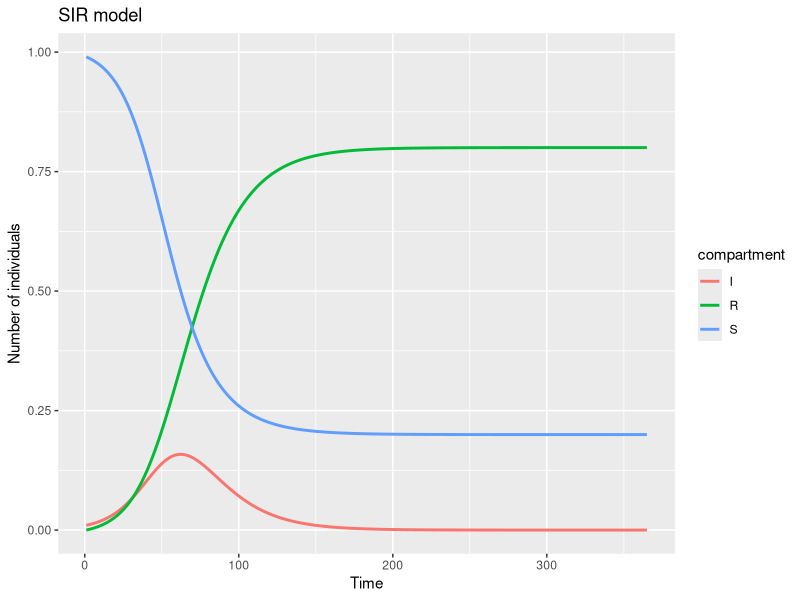
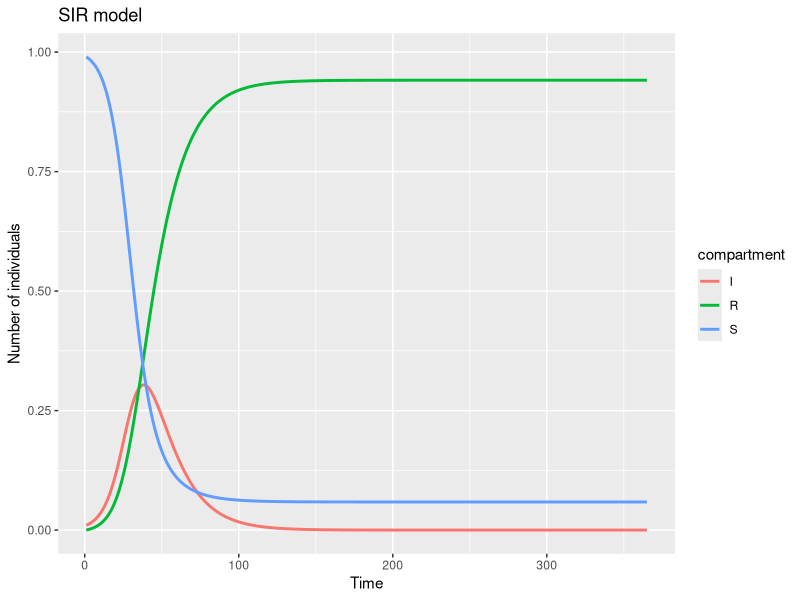
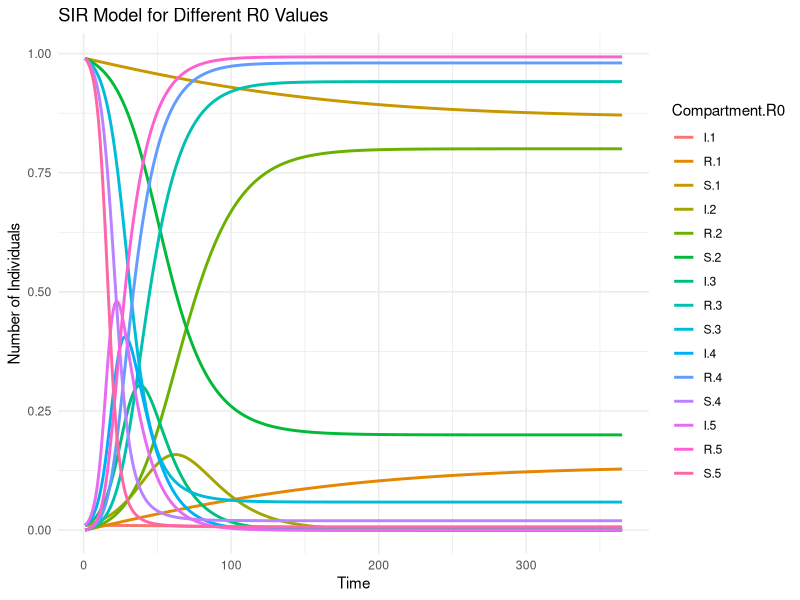
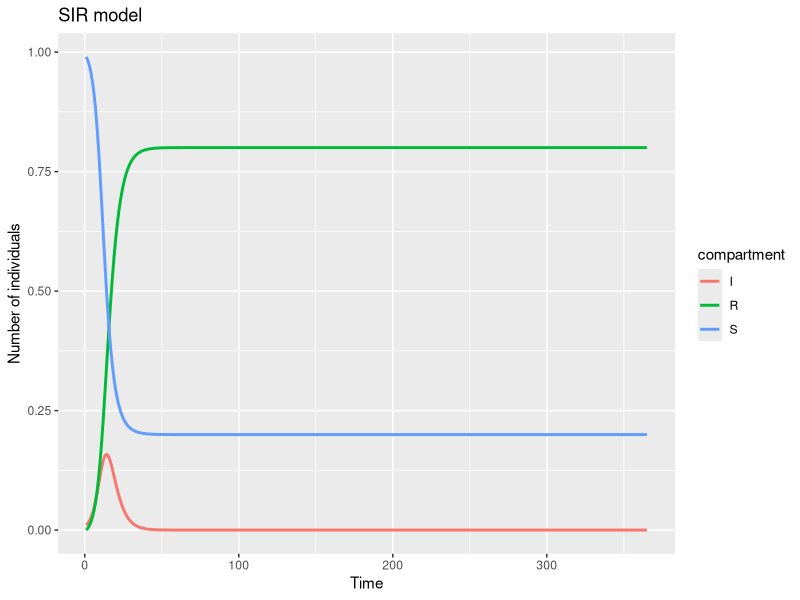
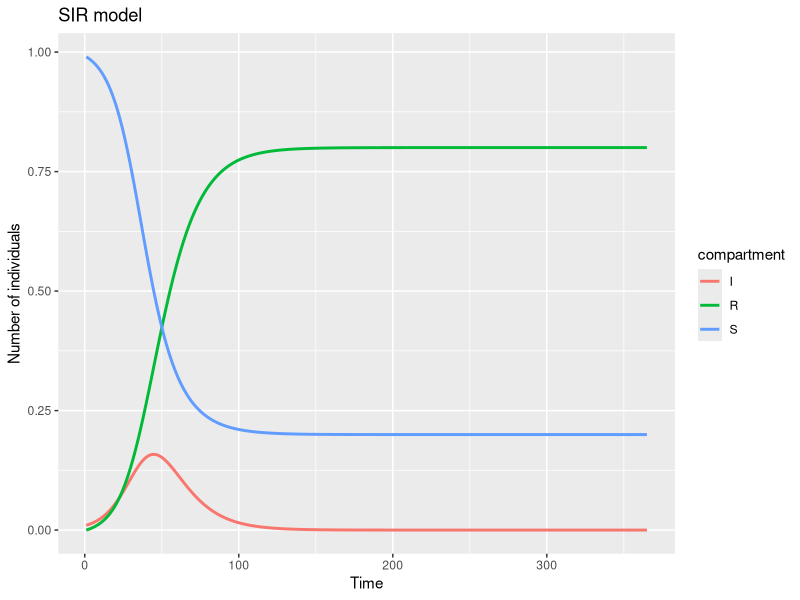
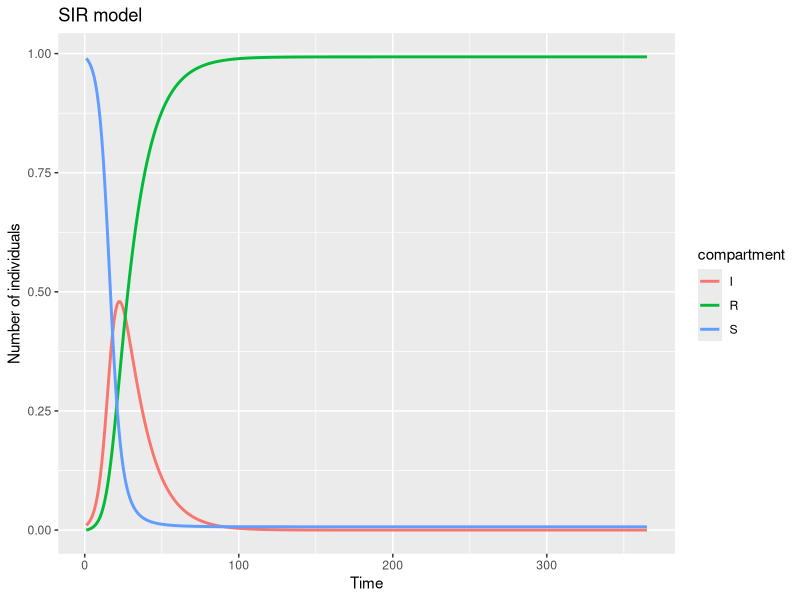
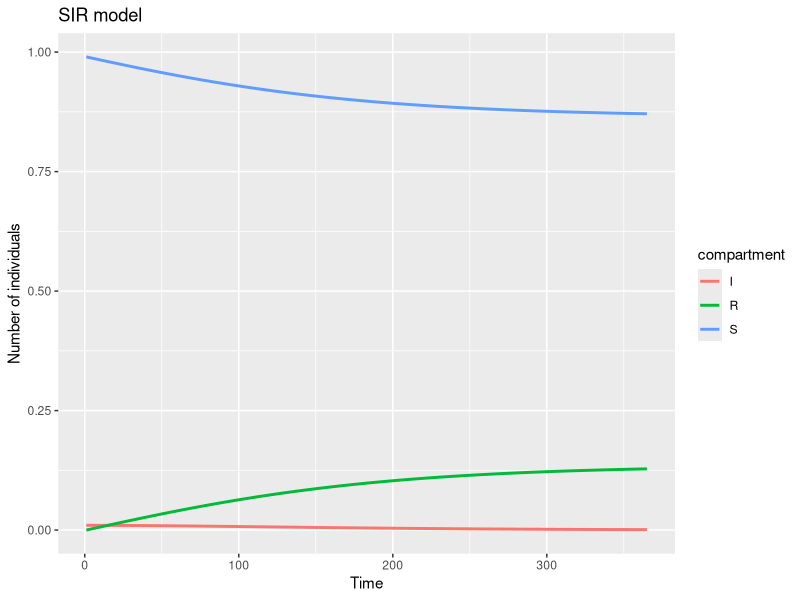
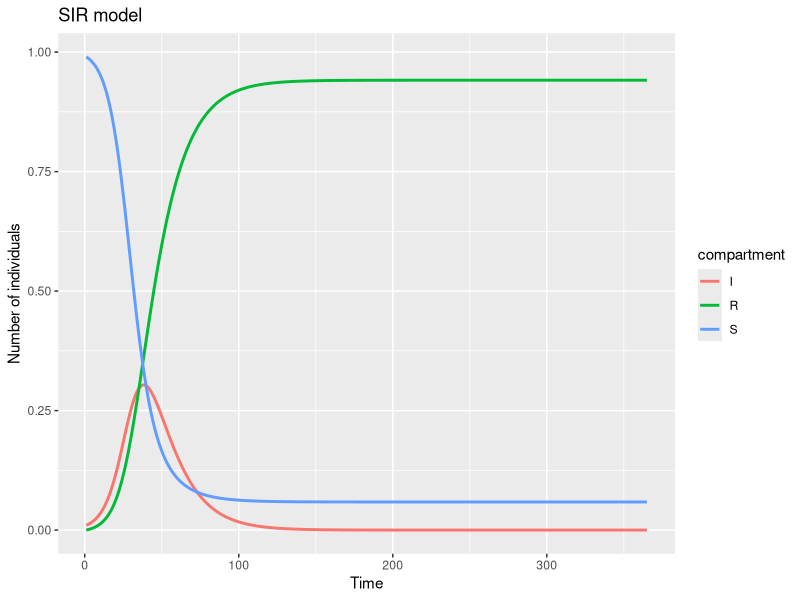

Recreate these plots in R, in order.
## ---- chunk 1
knitr::opts_chunk$set(
  echo = FALSE,
  warning = FALSE,
  message = FALSE
)
## ---- chunk 2
# 1. Define the SIR model
sir_model <- function(t, y, parms) {
  with(as.list(c(y, parms)), {
    dS <- -beta * S * I
    dI <- beta * S * I - gamma * I
    dR <- gamma * I
    return(list(c(dS, dI, dR)))
  })
}
## ---- chunk 3
# 2. Define the parameter 

R0 <- 2

# The infectious period is the average duration for which an individual remains infectious.
infectious_period <- 14
# Remember gamma = 1/ infectious_period as discussed in the slides
gamma <- 1/infectious_period 

# The define beta, we will use the relation R0 = beta / gamma  because it is easier to interpret, that is, given an R0 and infectious period, we can calculate the corresponding beta value.
# beta is not directly interpretable because it is a composite of a number of factors.
beta <- R0 * gamma

# The parameters
params <- c(
  beta = beta,
  gamma = gamma
)
## ---- chunk 4
#3. Define the initial conditions
N  <- 1
I0 <- 0.01
# Initial conditions for S, I, R
inits <- c(S = N - I0, I = I0, R = 0)
## ---- chunk 5
# 4. Define the time points to return results
dt <- 1:365
## ---- chunk 6
#5. Solve the model
# Load the necessary libraries
library(deSolve)
# Solve the model
results <- deSolve::lsoda(
  y = inits,
  times = dt,
  func = sir_model,
  parms = params
)
## ---- chunk 7
#6. Manipulate and interpret the results
# Make it a data.frame
results <- as.data.frame(results)
head(results)
## ---- chunk 8
# Load the necessary libraries
library(ggplot2)
library(tidyr)
# Create data for ggplot2 by reshaping
results_long <- results |>
  pivot_longer(
    cols = c(2:4),
    names_to = "compartment",
    values_to = "value"
  )

sir_plot <- ggplot(
  data = results_long,
  aes(
    x = time,
    y = value,
    color = compartment
  )
  ) +
  geom_line(linewidth = 1) +
  labs(
    title = "SIR model",
    x = "Time",
    y = "Number of individuals"
  )
plot(sir_plot)
## ---- chunk 9
knitr::opts_chunk$set(
  echo = FALSE,
  warning = FALSE,
  message = FALSE
)

# 1. Define the SIR model
sir_model <- function(t, y, parms) {
  with(as.list(c(y, parms)), {
    dS <- -beta * S * I
    dI <- beta * S * I - gamma * I
    dR <- gamma * I
    return(list(c(dS, dI, dR)))
  })
}

# 2. Define the parameter 

R0 <- 3

# The infectious period is the average duration for which an individual remains infectious.
infectious_period <- 14
# Remember gamma = 1/ infectious_period as discussed in the slides
gamma <- 1/infectious_period 

# The define beta, we will use the relation R0 = beta / gamma  because it is easier to interpret, that is, given an R0 and infectious period, we can calculate the corresponding beta value.
# beta is not directly interpretable because it is a composite of a number of factors.
beta <- R0 * gamma

# The parameters
params <- c(
  beta = beta,
  gamma = gamma
)

#3. Define the initial conditions
N  <- 1
I0 <- 0.01
# Initial conditions for S, I, R

# 4. Define the time points to return results
dt <- 1:365

#5. Solve the model
# Load the necessary libraries
library(deSolve)
# Solve the model
results <- deSolve::lsoda(
  y = inits,
  times = dt,
  func = sir_model,
  parms = params
)

#6. Manipulate and interpret the results
# Make it a data.frame
results <- as.data.frame(results)
head(results)

### Plotting the results

# Load the necessary libraries
library(ggplot2)
library(tidyr)
# Create data for ggplot2 by reshaping
results_long <- results |>
  pivot_longer(
    cols = c(2:4),
    names_to = "compartment",
    values_to = "value"
  )

sir_plot1 <- ggplot(
  data = results_long,
  aes(
    x = time,
    y = value,
    color = compartment
  )
  ) +
  geom_line(linewidth = 1) +
  labs(
    title = "SIR model",
    x = "Time",
    y = "Number of individuals"
  )
plot(sir_plot1)
## ---- chunk 10
knitr::opts_chunk$set(
  echo = FALSE,
  warning = FALSE,
  message = FALSE
)

# 1. Define the SIR model
sir_model <- function(t, y, parms) {
  with(as.list(c(y, parms)), {
    dS <- -beta * S * I
    dI <- beta * S * I - gamma * I
    dR <- gamma * I
    return(list(c(dS, dI, dR)))
  })
}

# 2. Define the parameter 

# List of R0 values to simulate
R0_values <- c(1, 2, 3, 4, 5)

# The infectious period is the average duration for which an individual remains infectious.
infectious_period <- 14
gamma <- 1 / infectious_period

# 3. Define the initial conditions
N  <- 1
I0 <- 0.01
S0 <- N - I0
R0_init <- 0
inits <- c(S = S0, I = I0, R = R0_init)

# 4. Define the time points to return results
dt <- 1:365

# Load the necessary libraries
library(deSolve)
library(ggplot2)
library(tidyr)

# 5. Solve the model for each R0 and store the results
results_list <- lapply(R0_values, function(R0) {
  beta <- R0 * gamma
  params <- c(beta = beta, gamma = gamma)
  results <- deSolve::lsoda(y = inits, times = dt, func = sir_model, parms = params)
  results <- as.data.frame(results)
  results$R0 <- R0
  return(results)
})

# Combine all results into one data frame
all_results <- do.call(rbind, results_list)

# 6. Manipulate and interpret the results
# Create data for ggplot2 by reshaping
results_long <- all_results |>
  pivot_longer(
    cols = c(S, I, R),
    names_to = "compartment",
    values_to = "value"
  )

# Plot the results
sir_plot2 <- ggplot(
  data = results_long,
  aes(
    x = time,
    y = value,
    color = interaction(compartment, R0),
    group = interaction(compartment, R0)
  )
) +
  geom_line(linewidth = 1) +
  labs(
    title = "SIR Model for Different R0 Values",
    x = "Time",
    y = "Number of Individuals",
    color = "Compartment.R0"
  ) +
  theme_minimal()

# Display the plot
print(sir_plot2)
## ---- chunk 11
knitr::opts_chunk$set(
  echo = FALSE,
  warning = FALSE,
  message = FALSE
)

# 1. Define the SIR model
sir_model <- function(t, y, parms) {
  with(as.list(c(y, parms)), {
    dS <- -beta * S * I
    dI <- beta * S * I - gamma * I
    dR <- gamma * I
    return(list(c(dS, dI, dR)))
  })
}

# 2. Define the parameter 

R0 <- 2

# The infectious period is the average duration for which an individual remains infectious.
infectious_period <- 3
# Remember gamma = 1/ infectious_period as discussed in the slides
gamma <- 1/infectious_period 

# The define beta, we will use the relation R0 = beta / gamma  because it is easier to interpret, that is, given an R0 and infectious period, we can calculate the corresponding beta value.
# beta is not directly interpretable because it is a composite of a number of factors.
beta <- R0 * gamma

# The parameters
params <- c(
  beta = beta,
  gamma = gamma
)

#3. Define the initial conditions
N  <- 1
I0 <- 0.01
# Initial conditions for S, I, R

# 4. Define the time points to return results
dt <- 1:365

#5. Solve the model
# Load the necessary libraries
library(deSolve)
# Solve the model
results <- deSolve::lsoda(
  y = inits,
  times = dt,
  func = sir_model,
  parms = params
)

#6. Manipulate and interpret the results
# Make it a data.frame
results <- as.data.frame(results)
head(results)

### Plotting the results

# Load the necessary libraries
library(ggplot2)
library(tidyr)
# Create data for ggplot2 by reshaping
results_long <- results |>
  pivot_longer(
    cols = c(2:4),
    names_to = "compartment",
    values_to = "value"
  )

sir_plot3 <- ggplot(
  data = results_long,
  aes(
    x = time,
    y = value,
    color = compartment
  )
  ) +
  geom_line(linewidth = 1) +
  labs(
    title = "SIR model",
    x = "Time",
    y = "Number of individuals"
  )
plot(sir_plot3)
## ---- chunk 12
knitr::opts_chunk$set(
  echo = FALSE,
  warning = FALSE,
  message = FALSE
)

# 1. Define the SIR model
sir_model <- function(t, y, parms) {
  with(as.list(c(y, parms)), {
    dS <- -beta * S * I
    dI <- beta * S * I - gamma * I
    dR <- gamma * I
    return(list(c(dS, dI, dR)))
  })
}

# 2. Define the parameter 

R0 <- 2

# The infectious period is the average duration for which an individual remains infectious.
infectious_period <- 10
# Remember gamma = 1/ infectious_period as discussed in the slides
gamma <- 1/infectious_period 

# The define beta, we will use the relation R0 = beta / gamma  because it is easier to interpret, that is, given an R0 and infectious period, we can calculate the corresponding beta value.
# beta is not directly interpretable because it is a composite of a number of factors.
beta <- R0 * gamma

# The parameters
params <- c(
  beta = beta,
  gamma = gamma
)

#3. Define the initial conditions
N  <- 1
I0 <- 0.01
# Initial conditions for S, I, R

# 4. Define the time points to return results
dt <- 1:365

#5. Solve the model
# Load the necessary libraries
library(deSolve)
# Solve the model
results <- deSolve::lsoda(
  y = inits,
  times = dt,
  func = sir_model,
  parms = params
)

#6. Manipulate and interpret the results
# Make it a data.frame
results <- as.data.frame(results)
head(results)

### Plotting the results

# Load the necessary libraries
library(ggplot2)
library(tidyr)
# Create data for ggplot2 by reshaping
results_long <- results |>
  pivot_longer(
    cols = c(2:4),
    names_to = "compartment",
    values_to = "value"
  )

sir_plot4 <- ggplot(
  data = results_long,
  aes(
    x = time,
    y = value,
    color = compartment
  )
  ) +
  geom_line(linewidth = 1) +
  labs(
    title = "SIR model",
    x = "Time",
    y = "Number of individuals"
  )
plot(sir_plot4)
## ---- chunk 13
knitr::opts_chunk$set(
  echo = FALSE,
  warning = FALSE,
  message = FALSE
)

# 1. Define the SIR model
sir_model <- function(t, y, parms) {
  with(as.list(c(y, parms)), {
    dS <- -beta * S * I
    dI <- beta * S * I - gamma * I
    dR <- gamma * I
    return(list(c(dS, dI, dR)))
  })
}

# 2. Define the parameter 

R0 <- 5

# The infectious period is the average duration for which an individual remains infectious.
infectious_period <- 14
# Remember gamma = 1/ infectious_period as discussed in the slides
gamma <- 1/infectious_period 

# The define beta, we will use the relation R0 = beta / gamma  because it is easier to interpret, that is, given an R0 and infectious period, we can calculate the corresponding beta value.
# beta is not directly interpretable because it is a composite of a number of factors.
beta <- R0 * gamma

# The parameters
params <- c(
  beta = beta,
  gamma = gamma
)

#3. Define the initial conditions
N  <- 1
I0 <- 0.01
# Initial conditions for S, I, R

# 4. Define the time points to return results
dt <- 1:365

#5. Solve the model
# Load the necessary libraries
library(deSolve)
# Solve the model
results <- deSolve::lsoda(
  y = inits,
  times = dt,
  func = sir_model,
  parms = params
)

#6. Manipulate and interpret the results
# Make it a data.frame
results <- as.data.frame(results)
head(results)

### Plotting the results

# Load the necessary libraries
library(ggplot2)
library(tidyr)
# Create data for ggplot2 by reshaping
results_long <- results |>
  pivot_longer(
    cols = c(2:4),
    names_to = "compartment",
    values_to = "value"
  )

sir_plot5 <- ggplot(
  data = results_long,
  aes(
    x = time,
    y = value,
    color = compartment
  )
  ) +
  geom_line(linewidth = 1) +
  labs(
    title = "SIR model",
    x = "Time",
    y = "Number of individuals"
  )
plot(sir_plot5)
## ---- chunk 14
knitr::opts_chunk$set(
  echo = FALSE,
  warning = FALSE,
  message = FALSE
)

# 1. Define the SIR model
sir_model <- function(t, y, parms) {
  with(as.list(c(y, parms)), {
    dS <- -beta * S * I
    dI <- beta * S * I - gamma * I
    dR <- gamma * I
    return(list(c(dS, dI, dR)))
  })
}

# 2. Define the parameter 

R0 <- 1

# The infectious period is the average duration for which an individual remains infectious.
infectious_period <- 14
# Remember gamma = 1/ infectious_period as discussed in the slides
gamma <- 1/infectious_period 

# The define beta, we will use the relation R0 = beta / gamma  because it is easier to interpret, that is, given an R0 and infectious period, we can calculate the corresponding beta value.
# beta is not directly interpretable because it is a composite of a number of factors.
beta <- R0 * gamma

# The parameters
params <- c(
  beta = beta,
  gamma = gamma
)

#3. Define the initial conditions
N  <- 1
I0 <- 0.01
# Initial conditions for S, I, R

# 4. Define the time points to return results
dt <- 1:365

#5. Solve the model
# Load the necessary libraries
library(deSolve)
# Solve the model
results <- deSolve::lsoda(
  y = inits,
  times = dt,
  func = sir_model,
  parms = params
)

#6. Manipulate and interpret the results
# Make it a data.frame
results <- as.data.frame(results)
head(results)

### Plotting the results

# Load the necessary libraries
library(ggplot2)
library(tidyr)
# Create data for ggplot2 by reshaping
results_long <- results |>
  pivot_longer(
    cols = c(2:4),
    names_to = "compartment",
    values_to = "value"
  )

sir_plot6 <- ggplot(
  data = results_long,
  aes(
    x = time,
    y = value,
    color = compartment
  )
  ) +
  geom_line(linewidth = 1) +
  labs(
    title = "SIR model",
    x = "Time",
    y = "Number of individuals"
  )
plot(sir_plot6)
## ---- chunk 15
plot(sir_plot1)
## ---- chunk 16
plot(sir_plot1)
## ---- chunk 17
plot(sir_plot2)
## ---- chunk 18
plot(sir_plot3)
## ---- chunk 19
plot(sir_plot4)
## ---- chunk 20
plot(sir_plot5)
## ---- chunk 21
plot(sir_plot6)
